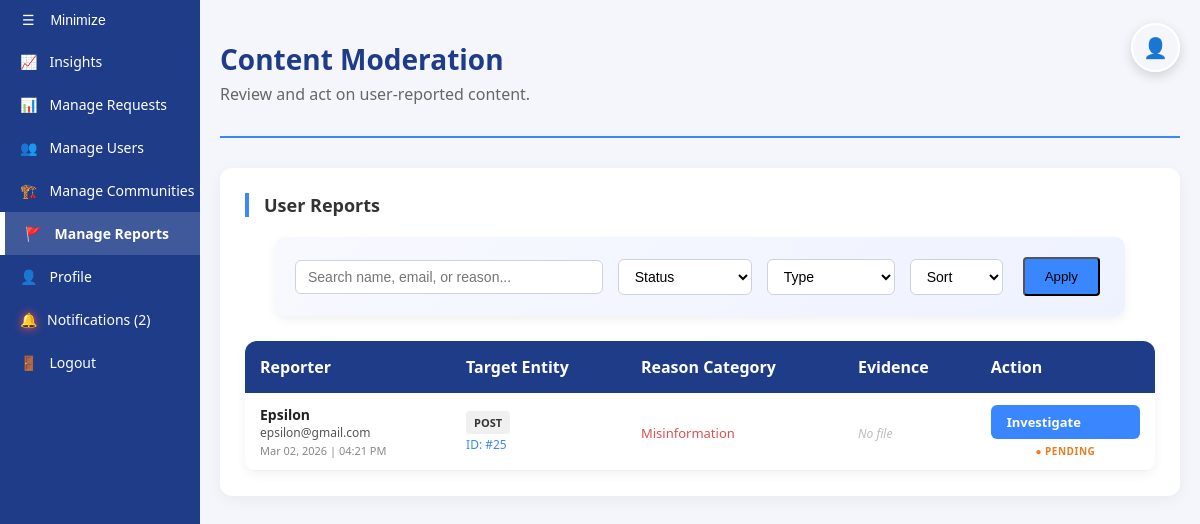
/views/manage_reports.php (signed in), run on the app's committed database.
### tables this page shows
CREATE TABLE `reports` (
  `id` int(11) NOT NULL,
  `reporter_email` varchar(255) NOT NULL,
  `item_type` enum('material','post','user','community') NOT NULL,
  `item_id` int(11) NOT NULL,
  `reason_category` varchar(100) NOT NULL,
  `description` text NOT NULL,
  `evidence_file` varchar(255) DEFAULT NULL,
  `status` enum('pending','under_review','resolved','dismissed') DEFAULT 'pending',
  `admin_note` text DEFAULT NULL,
  `created_at` timestamp NOT NULL DEFAULT current_timestamp(),
  `updated_at` timestamp NOT NULL DEFAULT current_timestamp() ON UPDATE current_timestamp()
);

CREATE TABLE `users` (
  `id` int(11) NOT NULL,
  `fullname` varchar(100) NOT NULL,
  `email` varchar(100) NOT NULL,
  `google_id` varchar(255) DEFAULT NULL,
  `password` varchar(255) NOT NULL,
  `role` enum('user','admin') NOT NULL DEFAULT 'user',
  `created_at` timestamp NOT NULL DEFAULT current_timestamp(),
  `last_activity` datetime DEFAULT current_timestamp(),
  `ban_until` datetime DEFAULT NULL
);

### includes/functions.php (called while the page is built, shortened)
<?php
function build_filtered_query($conn, $base_sql, $filters = [], $search = '', $search_cols = [], $sort_sql = '', $initial_params = [], $initial_types = "") {
    $params = $initial_params;
    $types = $initial_types;
    $sql = $base_sql;
    foreach ($filters as $column => $value) {
        if (!empty($value) && $value !== 'Category') {
            $sql .= " AND $column = ?";
            $params[] = $value;
            $types .= "s";
        }
    }
    $sql .= " " . $sort_sql;
    $stmt = mysqli_prepare($conn, $sql);
    if (!empty($params)) {
        mysqli_stmt_bind_param($stmt, $types, ...$params);
    }
    mysqli_stmt_execute($stmt);
    return mysqli_stmt_get_result($stmt);
}
?>

### views/manage_reports.php (the view, shortened to what this page needs)
<?php
include('../includes/db.php');
include('../includes/functions.php');
$search = $_GET['search_r'] ?? '';
$sort = $_GET['sort'] ?? 'Newest First';
$status_filter = $_GET['status'] ?? 'pending';
$sort_sql = ($sort === 'Oldest First') ? "ORDER BY r.created_at ASC" : "ORDER BY r.created_at DESC";
$base_sql = "SELECT r.*, u.fullname as reporter_name
             FROM reports r
             JOIN users u ON r.reporter_email = u.email
             WHERE 1=1";
$active_filters = [];
if ($status_filter !== 'all') {
    $active_filters['r.status'] = $status_filter;
}
$reports_result = build_filtered_query(
    $conn,
    $base_sql,
    $active_filters,
    $search,
    ['u.fullname', 'r.reporter_email', 'r.reason_category'],
    $sort_sql
);
?>
<!DOCTYPE html>
<html lang="en">
<head>
    <link rel="stylesheet" href="../assets/css/dashboards.css?v=<?php echo time(); ?>">
    <link rel="stylesheet" href="../assets/css/tab_system.css?v=<?php echo time(); ?>">
    <link rel="stylesheet" href="../assets/css/toast.css?v=<?php echo time(); ?>">
</head>
<body>
<?php include '../includes/navbar.php'; ?>
<div class="main-content" id="main">
    <div class="dashboard-container">
        <header class="dashboard-header">
            <h1>Content Moderation</h1>
            <p>Review and act on user-reported content.</p>
        </header>
        <section class="admin-table-card">
            <h3>User Reports</h3>
            <?php
            include '../includes/filter_component.php';
            ?>
            <table class="standard-table">
                <thead>
                    <tr>
                        <th>Reporter</th>
                        <th>Target Entity</th>
                        <th>Reason Category</th>
                        <th>Evidence</th>
                        <th>Action</th>
                    </tr>
                </thead>
                <tbody>
                    <?php while($row = mysqli_fetch_assoc($reports_result)): ?>
                    <tr>
                        <td>
                            <div class="user-info-cell">
                                <strong><?php echo htmlspecialchars($row['reporter_name']); ?></strong>
                                <div style="font-size: 12px; color: #555;"><?php echo htmlspecialchars($row['reporter_email']); ?></div>
                                <div style="font-size: 11px; color: #888; margin-top: 2px;">
                                    <?php echo date('M d, Y | h:i A', strtotime($row['created_at'])); ?>
                                </div>
                            </div>
                        </td>
                        <td>
                            <span class="badge-type" style="background: #f0f0f0; color: #333; padding: 4px 8px; border-radius: 4px; font-size: 11px; font-weight: bold;">
                                <?php echo strtoupper($row['item_type']); ?>
                            </span>
                            <div style="font-size: 12px; color: #3a86ff; margin-top: 4px;">ID: #<?php echo $row['item_id']; ?></div>
                        </td>
                        <td>
                            <div style="max-width: 180px;">
                                <span style="color: #d9534f; font-weight: 500; font-size: 13px;">
                                    <?php echo htmlspecialchars($row['reason_category']); ?>
                                </span>
                            </div>
                        </td>
                        <td>
                            <?php if($row['evidence_file']): ?>
                                <a href="../uploads/evidence/<?php echo $row['evidence_file']; ?>" target="_blank" class="btn-small" style="background: #34495e; padding: 5px 10px;">
                                    View File
                                </a>
                            <?php else: ?>
                                <span style="color: #bbb; font-style: italic; font-size: 12px;">No file</span>
                            <?php endif; ?>
                        </td>
                        <td>
                            <div style="display: flex; flex-direction: column; gap: 5px;">
                                <a href="view_report_detail.php?id=<?php echo $row['id']; ?>" class="btn-small">Investigate</a>
                                <span class="status-indicator status-<?php echo $row['status']; ?>" style="font-size: 10px; text-align: center;">
                                    ● <?php echo ucfirst(str_replace('_', ' ', $row['status'])); ?>
                                </span>
                            </div>
                        </td>
                    </tr>
                    <?php endwhile; ?>
                </tbody>
            </table>
        </section>
    </div>
</div>
</body>
</html>

### assets/css/dashboards.css (style rules this page uses)
.dashboard-container { max-width: 1000px; margin: 20px auto; padding: 20px; }
.dashboard-header { margin-bottom: 30px; border-bottom: 2px solid #3a86ff; padding-bottom: 15px; }
.dashboard-header h1 { font-size: 28px; color: #1f3c88; margin: 0; }
.dashboard-header p { color: #666; margin-top: 5px; }
.admin-table-card { margin-bottom: 20px; background: white; padding: 25px; border-radius: 12px; box-shadow: 0 4px 15px rgba(0,0,0,0.05); }
.admin-table-card h3 { margin-top: 0; margin-bottom: 20px; color: #333; font-size: 18px; border-left: 4px solid #3a86ff; padding-left: 15px; }
.status-indicator { font-weight: 600; text-transform: uppercase; letter-spacing: 0.5px; }
.status-pending { color: #e67e22; }
.user-info-cell strong { display: block; color: #222; font-size: 14px; }

### assets/css/global.css (style rules this page uses)
:root { --primary-blue: #1f3c88; --accent-blue: #3a86ff; --bg-light: #f4f6fb; --text-dark: #222; --white: #ffffff; --shadow: 0 4px 12px rgba(0,0,0,0.05); --primary: #1f3c88; --accent: #3a86ff; --text-main: #2d3436; --text-light: #636e72; }
body { margin: 0; font-family: 'Segoe UI', Arial, sans-serif; background: var(--bg-light); color: var(--text-dark); }
.standard-table { width: 100%; border-collapse: collapse; background: var(--white); border-radius: 12px; overflow: hidden; box-shadow: var(--shadow); }
.standard-table th { background: var(--primary-blue); color: white; padding: 15px; text-align: left; }
.standard-table td { padding: 12px 15px; border-bottom: 1px solid #eee; }
.btn-small { display: inline-block; padding: 8px 16px; background: #3a86ff; color: white; text-decoration: none; border-radius: 6px; font-size: 13px; font-weight: 600; transition: background 0.2s; }
.main-content { margin-left: 200px; transition: margin-left 0.3s ease; }

### data on the page
reports: users.fullname "Epsilon", reporter_email "epsilon@gmail.com", created_at "Mar 02, 2026 | 04:21 PM", item_type "POST", item "25", reason_category "Misinformation", shows "No file", status "PENDING"

### other printed values
$unread_count "2"
form field status "Status"
form field type "Type"
form field sort "Sort"
